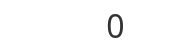
<?xml version="1.0" encoding="UTF-8"?>
<ui version="4.0">
 <class>priceView</class>
 <widget class="QMainWindow" name="priceView">
  <property name="geometry">
   <rect>
    <x>0</x>
    <y>0</y>
    <width>186</width>
    <height>50</height>
   </rect>
  </property>
  <property name="windowTitle">
   <string>MainWindow</string>
  </property>
  <property name="styleSheet">
   <string notr="true">background:transparent</string>
  </property>
  <widget class="QWidget" name="centralwidget">
   <widget class="QWidget" name="widget" native="true">
    <property name="geometry">
     <rect>
      <x>0</x>
      <y>0</y>
      <width>181</width>
      <height>61</height>
     </rect>
    </property>
    <property name="maximumSize">
     <size>
      <width>181</width>
      <height>16777215</height>
     </size>
    </property>
    <property name="styleSheet">
     <string notr="true">background:url(:/images/floatwindow-normal.png) no-repeat left center;</string>
    </property>
    <widget class="QLabel" name="label">
     <property name="geometry">
      <rect>
       <x>50</x>
       <y>0</y>
       <width>131</width>
       <height>50</height>
      </rect>
     </property>
     <property name="styleSheet">
      <string notr="true">font-family: PingFangSC-Light;
font-size: 32px;
color: rgb(50,50,50);
background:none</string>
     </property>
     <property name="text">
      <string>0</string>
     </property>
     <property name="alignment">
      <set>Qt::AlignCenter</set>
     </property>
    </widget>
   </widget>
  </widget>
 </widget>
 <resources/>
 <connections/>
</ui>
